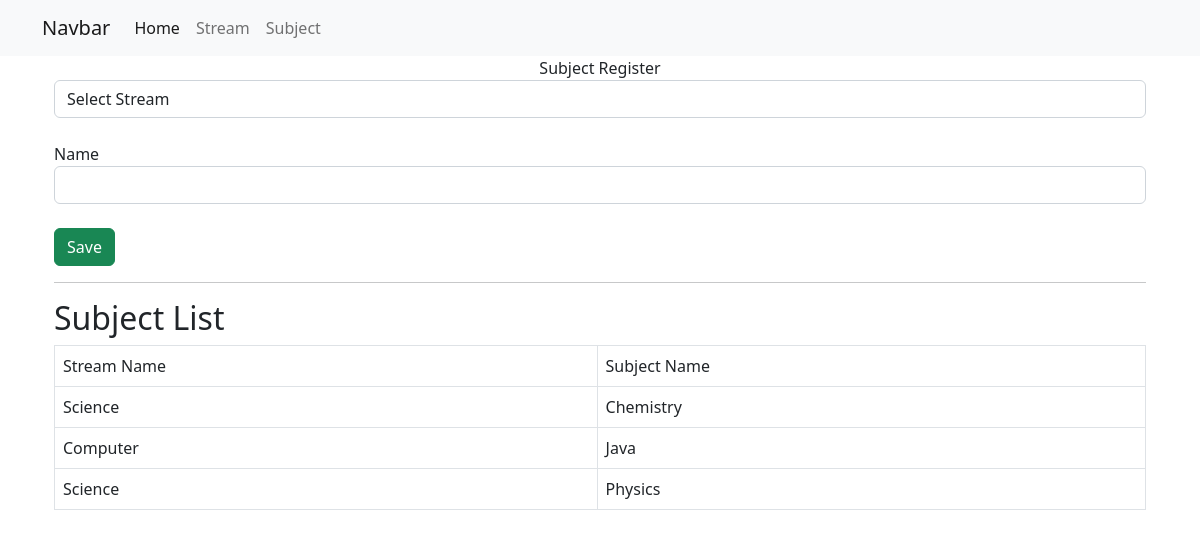
/subject/, run on the app's committed database.
### subjectapp/models.py (models this page shows, shortened)
class Subject(models.Model):
    name = models.CharField(max_length=100, unique=True)
    stream = models.ForeignKey(Stream, on_delete=models.CASCADE)

### studentapp/models.py (models this page shows)
class Stream(models.Model):
    name = models.CharField(max_length=100, unique=True)
    description = models.TextField()
    created_at = models.DateTimeField(auto_now_add=True)

### subjectapp/views.py (the view)
# urls.py: path('', views.subject_list, name='subject_list'),
def subject_list(request):
    streams: QuerySet = Stream.objects.all()
    subjects: QuerySet = Subject.objects.select_related("stream")
    return render(request, "subjectapp/add_subject.html", {"streams" : streams, "subjects": subjects})

### templates/subjectapp/add_subject.html (shortened to what this page needs)
{% extends 'index.html' %}
{% load static %}
{% block content %}
<div class = "container">
    <div class="text-center">Subject Register</div>
    <form method="post" id="subjectForm">
        <div class="form-group">
            <select id="stream_id" name="stream" class="form-control">
                <option value="">Select Stream</option>
            </select>
        </div><br>
        <div class="form-group">
            <label for="name">Name</label>
            <input type="text" class="form-control" id="subject_name" name="subject_name" required>
        </div><br>
        <button id="subject_register_btn" class="btn btn-success">Save</button>
    </form>
    <hr>
    <h2>Subject List</h2>
    <table class="table table-bordered">
        <thead>
            <tr>
                <td>Stream Name</td>
                <td>Subject Name</td>
            </tr>
        </thead>
        <tbody id="subjectList">
            {% include "partial/subject_rows.html" %}
        </tbody>
    </table>
</div>
{% endblock %}

### templates/partial/subject_rows.html (shortened to what this page needs)
{% for subject in subjects %}
    <tr>
        <td>{{ subject.stream.name }}</td>
        <td>{{ subject.name }}</td>
    {% empty %}
    <tr>
        <td>No Subject found </td>
    </tr>
{% endfor %}

### data on the page
Subject: stream.name "Science", name "Chemistry"
Subject: stream.name "Computer", name "Java"
Subject: stream.name "Science", name "Physics"
